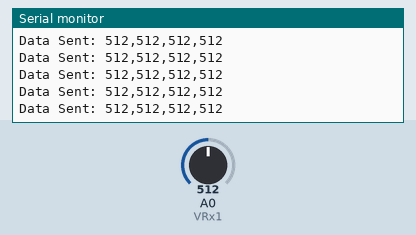
A sketch run on a simulated ESP8266 (NodeMCU). Shown: the last lines printed to the serial monitor. The test bench sets the inputs (shaded band); at power-on: A0 (VRx1) = 512. WiFi joins after 1.5 s; servers stay silent unless stated.

Above: at 2.7 s.
2.8 s: A0 (VRx1) set to 716
At 2.85 s:
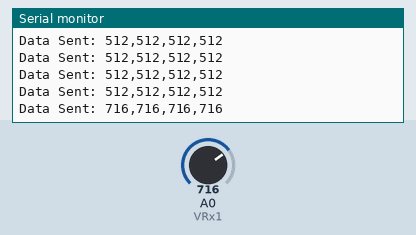
4.3 s: A0 (VRx1) set to 900
At 4.33 s:
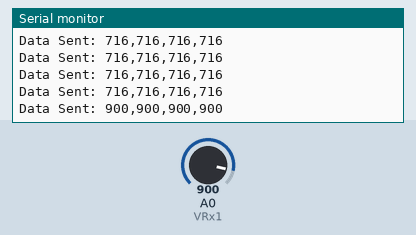
Timing chart, 0 to 7.3 s (numbered marks = the images above; inputs shaded):
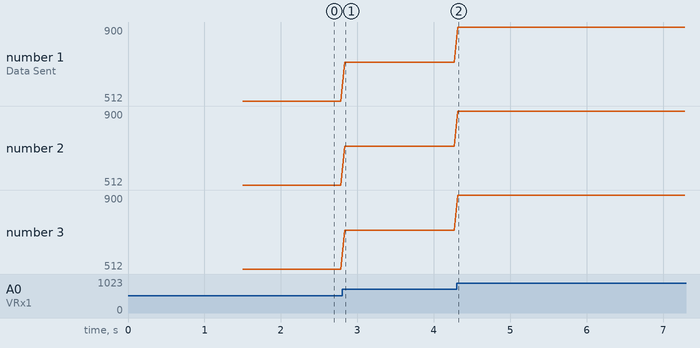

Measured:
- after the input at 2.8 s, the serial monitor: prints a new line at once (image 1)
- after the input at 4.3 s, the serial monitor: prints a new line at once (image 2)
- plotted number 1: 512 → 716 after the input at 2.8 s, 716 → 900 after the input at 4.3 s
- plotted number 2: 512 → 716 after the input at 2.8 s, 716 → 900 after the input at 4.3 s
- plotted number 3: 512 → 716 after the input at 2.8 s, 716 → 900 after the input at 4.3 s

The sketch:

trans_rob_arm.ino
```cpp
#include <ESP8266WiFi.h>
#include <WiFiUdp.h>

const char* ssid = " ";           // WiFi Name
const char* password = " ";   // WiFi Password
const char* receiverIP = "  "; // Receiver IP address

WiFiUDP udp;

const int VRx1 = A0; // Joystick 1 - X axis (Base rotation)
const int VRy1 = D1; // Joystick 1 - Y axis (Shoulder movement)
const int VRx2 = D2; // Joystick 2 - X axis (Elbow movement)
const int VRy2 = D3; // Joystick 2 - Y axis (Wrist movement)

void setup() {
  Serial.begin(115200);

  WiFi.mode(WIFI_STA);
  WiFi.begin(ssid, password);

  while (WiFi.status() != WL_CONNECTED) {
    delay(500);
    Serial.print(".");
  }
  Serial.println("\nConnected to WiFi");

  udp.begin(4210);
}

void loop() {
  int baseStick = analogRead(VRx1);     // Joystick 1 X-axis
  int shoulderStick = analogRead(VRy1); // Joystick 1 Y-axis
  int elbowStick = analogRead(VRx2);    // Joystick 2 X-axis
  int wristStick = analogRead(VRy2);    // Joystick 2 Y-axis

  String message = String(baseStick) + "," + String(shoulderStick) + "," + String(elbowStick) + "," + String(wristStick);

  udp.beginPacket(receiverIP, 4210);
  udp.print(message);
  udp.endPacket();

  Serial.print("Data Sent: ");
  Serial.println(message);

  delay(50); // slow down control a little
}
```
